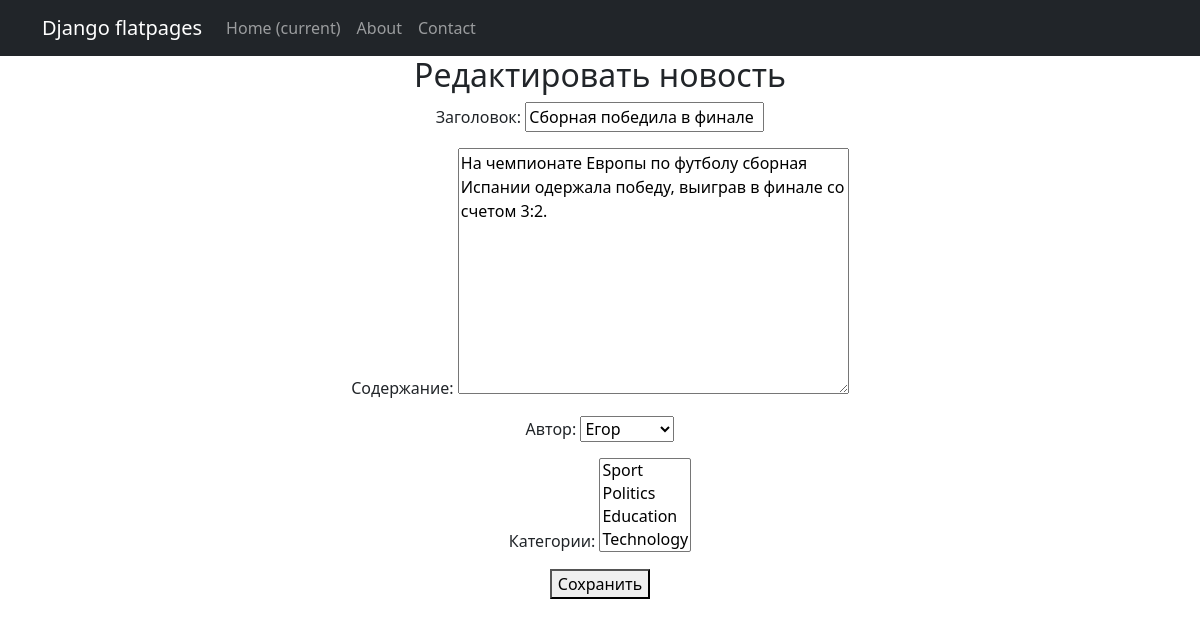
Before: /news/19/edit/ with the older database file.
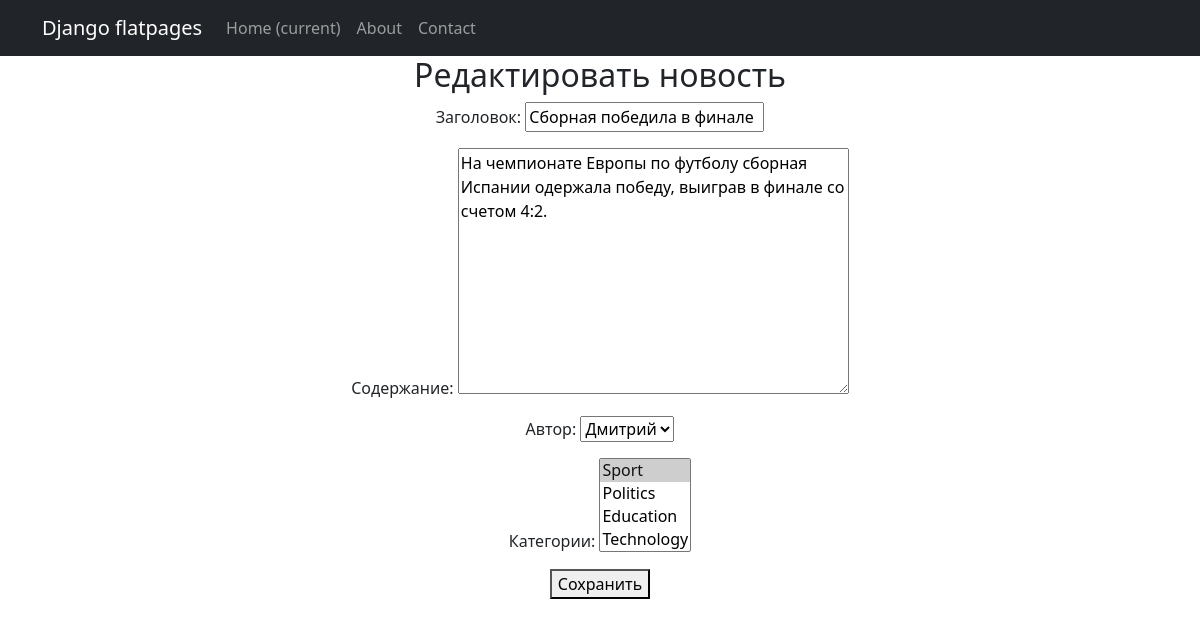
After: the same page with the newer database file.
### models_app/models.py (models this page shows, shortened)
class Post(models.Model):
    ARTICLE = 'AR'
    NEWS = 'NW'
    POST_TYPE_CHOICES = [
        (ARTICLE, 'Article'),
        (NEWS, 'News'),
    ]
    author = models.ForeignKey(Author, on_delete=models.CASCADE, related_name='posts')
    post_type = models.CharField(max_length=2, choices=POST_TYPE_CHOICES, default=ARTICLE)
    created_at = models.DateTimeField(auto_now_add=True)
    categories = models.ManyToManyField(Category, related_name='posts')
    title = models.CharField(max_length=255)
    content = models.TextField()
    rating = models.IntegerField(default=0)

### models_app/views.py (the view)
# urls.py: path('news/<int:pk>/edit/', NewsUpdateView.as_view(), name='news_edit'),
class NewsUpdateView(UpdateView):
    model = Post
    form_class = PostChangeForm
    template_name = 'news_edit.html'
    success_url = reverse_lazy('news_list')
    def get_queryset(self):
        return Post.objects.filter(post_type=Post.NEWS)  # Фильтруем только новости

### models_app/forms.py
class PostChangeForm(forms.ModelForm):
    class Meta:
        model = Post
        fields = ['title', 'content', 'author', 'categories']
        labels = {
            'title': 'Заголовок',
            'content': 'Содержание',
            'author': 'Автор',
            'categories': 'Категории'
        }

### models_app/models.py (called while the page is built)
    def __str__(self):
        return self.user.first_name

    def __str__(self):
        return self.name.title()

### templates/news_edit.html (shortened to what this page needs)
{% extends 'flatpages/default.html' %}
{% block content %}
<h2>Редактировать новость</h2>
<form method="post">
    {{ form.as_p }}
    <button type="submit">Сохранить</button>
</form>
{% endblock content %}

Changed rows visible on the page:
changed Post "Сборная победила в финале": content "На чемпионате Европы по футболу сборная Испании одержала победу, выиграв в финале со счетом 3:2." → "На чемпионате Европы по футболу сборная Испании одержала победу, выиграв в финале со счетом 4:2."; author "Егор" → "Дмитрий"
Other visible differences:
form field categories: "Sport / Politics / Education / Technology" → "Sport ☑ / Politics / Education / Technology"
